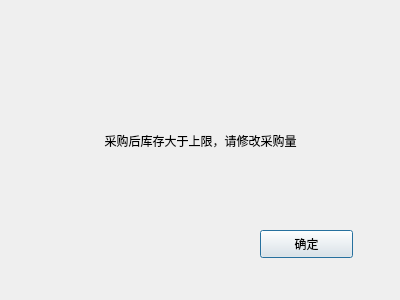
<?xml version="1.0" encoding="UTF-8"?>
<ui version="4.0">
 <class>ErrorDialog</class>
 <widget class="QDialog" name="ErrorDialog">
  <property name="geometry">
   <rect>
    <x>0</x>
    <y>0</y>
    <width>400</width>
    <height>300</height>
   </rect>
  </property>
  <property name="windowTitle">
   <string>错误</string>
  </property>
  <widget class="QPushButton" name="pushButton">
   <property name="geometry">
    <rect>
     <x>260</x>
     <y>230</y>
     <width>93</width>
     <height>28</height>
    </rect>
   </property>
   <property name="text">
    <string>确定</string>
   </property>
  </widget>
  <widget class="QLabel" name="ErrorMessage">
   <property name="geometry">
    <rect>
     <x>40</x>
     <y>110</y>
     <width>321</width>
     <height>61</height>
    </rect>
   </property>
   <property name="text">
    <string>采购后库存大于上限，请修改采购量</string>
   </property>
   <property name="textFormat">
    <enum>Qt::AutoText</enum>
   </property>
   <property name="scaledContents">
    <bool>false</bool>
   </property>
   <property name="alignment">
    <set>Qt::AlignCenter</set>
   </property>
   <property name="wordWrap">
    <bool>true</bool>
   </property>
  </widget>
 </widget>
 <resources/>
 <connections/>
</ui>
